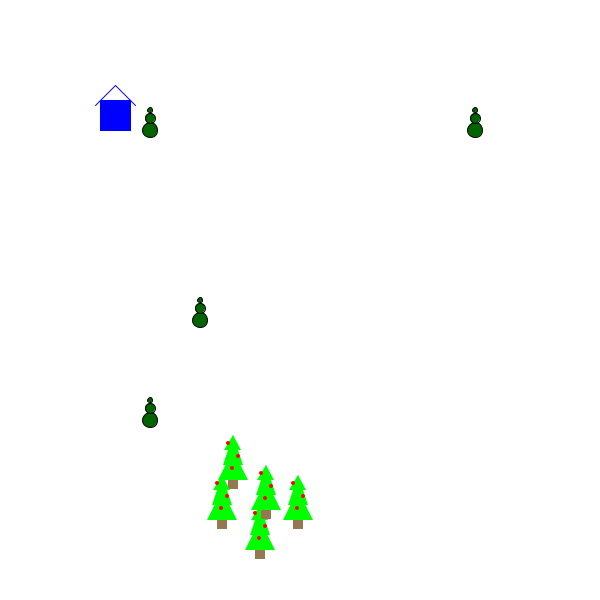
Frame 1 (no input)
Frame 60 (the mouse pressed at the canvas centre just before this capture): identical to frame 1, image omitted
Frame 120 (the mouse held since frame 60 and released just before this capture): identical to frame 1, image omitted

The Processing sketch that drew this single still picture (run headless with seeded random() and noise(); from frame 60 on, the mouse is pressed at the canvas centre):

// Processing sketch: John_Finley_Snowman_myfunction
// ── John_Finley_Snowman_myfunction.pde
// Add your variables here
void setup() {
  size(600, 600);  
}
void draw() {
  background(255);
  house(100, 100);
  snowMan(150, 110);
  snowMan(150, 400);
  snowMan(200, 300); 
  snowMan(475, 110);
  tree(250, 490);
  tree(223, 420);
  tree(256, 450);
  tree(288, 460);
  tree(212, 460);
}

// Draws a house
// xpos - the x position of the house
// ypos - the y position of the house
void house(int xpos, int ypos) {
  stroke(0,0,255);
  fill(0,0,255);
  rect(xpos, ypos, 30, 30);
  line(xpos - 5, ypos + 5, xpos + 15, ypos - 15);
  line(xpos + 15, ypos - 15, xpos + 35, ypos + 5);
}

void snowMan(int x, int y){ //x is the x position of the snowman's circles
  stroke(0,0,0);          //y is the y [position of the snowman's circles
  fill(0,100,0);
  ellipse(x, y+20, 15, 15);
  ellipse(x, y+8, 10, 10);
  ellipse(x, y, 5, 5);
}

void tree(int x, int y){
  noStroke();
  fill(150,120,80); //brown
  rect(x+5,y+59,10,10); //stump
  fill(0,255,0); //green
  triangle(x+10, y+15, x+18, y+30, x+1, y+30); //top
  triangle(x+10, y+15, x+20, y+45, x,   y+45); //middle
  triangle(x+10, y+30, x+25, y+60, x-5, y+60); //bottom
  fill(255,0,0); //brown
  ellipse(x+5,y+23,4,4); //ornament
  ellipse(x+15,y+36,4,4); //ornament
  ellipse(x+9,y+48,4,4); //ornament
}
